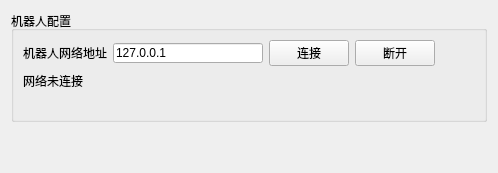
      <widget class="QWidget" name="tab_config">
       <attribute name="title">
        <string>配置</string>
       </attribute>
       <layout class="QVBoxLayout" name="verticalLayout_6">
        <item>
         <widget class="QGroupBox" name="groupBox_8">
          <property name="sizePolicy">
           <sizepolicy hsizetype="Preferred" vsizetype="Fixed">
            <horstretch>0</horstretch>
            <verstretch>0</verstretch>
           </sizepolicy>
          </property>
          <property name="minimumSize">
           <size>
            <width>0</width>
            <height>100</height>
           </size>
          </property>
          <property name="title">
           <string>机器人配置</string>
          </property>
          <layout class="QVBoxLayout" name="verticalLayout_12">
           <item>
            <layout class="QHBoxLayout" name="horizontalLayout_14">
             <item>
              <widget class="QLabel" name="label_4">
               <property name="text">
                <string>机器人网络地址</string>
               </property>
               <property name="buddy">
                <cstring>lineEdit_ip_addr</cstring>
               </property>
              </widget>
             </item>
             <item>
              <widget class="QLineEdit" name="lineEdit_ip_addr">
               <property name="sizePolicy">
                <sizepolicy hsizetype="Fixed" vsizetype="Fixed">
                 <horstretch>0</horstretch>
                 <verstretch>0</verstretch>
                </sizepolicy>
               </property>
               <property name="minimumSize">
                <size>
                 <width>150</width>
                 <height>20</height>
                </size>
               </property>
               <property name="maximumSize">
                <size>
                 <width>150</width>
                 <height>20</height>
                </size>
               </property>
               <property name="text">
                <string>127.0.0.1</string>
               </property>
              </widget>
             </item>
             <item>
              <widget class="QPushButton" name="pushButton_tcp_connect">
               <property name="text">
                <string>连接</string>
               </property>
              </widget>
             </item>
             <item>
              <widget class="QPushButton" name="pushButton_tcp_disconnect">
               <property name="text">
                <string>断开</string>
               </property>
              </widget>
             </item>
             <item>
              <spacer name="horizontalSpacer_12">
               <property name="orientation">
                <enum>Qt::Horizontal</enum>
               </property>
               <property name="sizeHint" stdset="0">
                <size>
                 <width>40</width>
                 <height>20</height>
                </size>
               </property>
              </spacer>
             </item>
            </layout>
           </item>
           <item>
            <widget class="QLabel" name="label_connect_info">
             <property name="text">
              <string>网络未连接</string>
             </property>
            </widget>
           </item>
           <item>
            <widget class="QLabel" name="label_robo_info">
             <property name="text">
              <string/>
             </property>
            </widget>
           </item>
          </layout>
         </widget>
        </item>
        <item>
         <spacer name="verticalSpacer_2">
          <property name="orientation">
           <enum>Qt::Vertical</enum>
          </property>
          <property name="sizeHint" stdset="0">
           <size>
            <width>20</width>
            <height>40</height>
           </size>
          </property>
         </spacer>
        </item>
       </layout>
      </widget>
